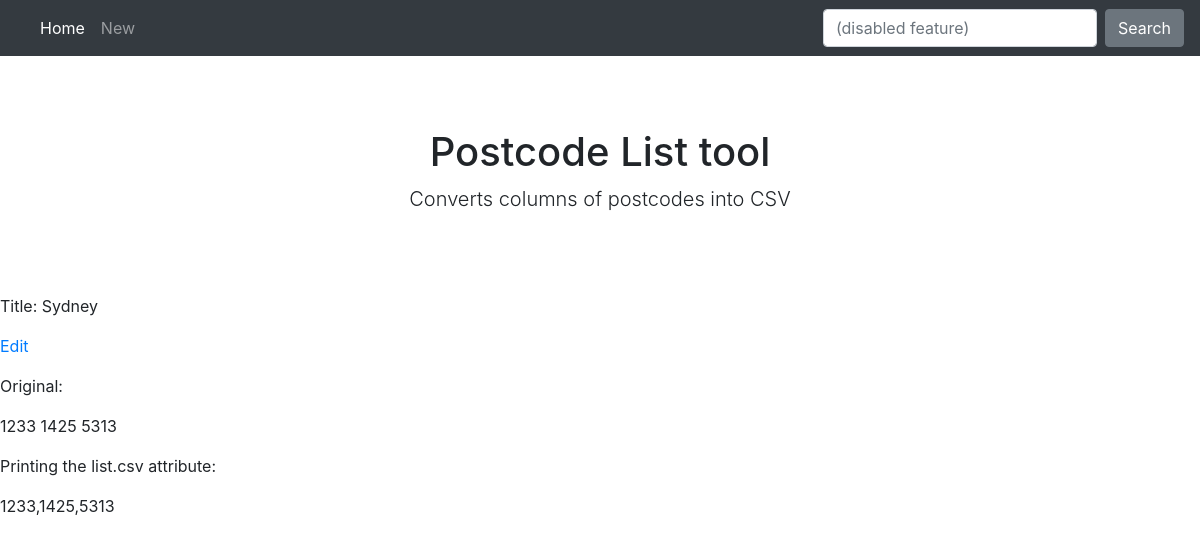
Page /list/45/ on the committed database.
### pc_tool/models.py (models this page shows, shortened)
class PostcodeList(models.Model):
    title = models.CharField(default="", max_length=100)
    text = models.TextField()
    csv = models.TextField(default="", blank=True)

### pc_tool/views.py (the view)
# urls.py: path('list/<int:pk>/', views.list_detail, name='list_detail'),
def list_detail(request, pk):
    list = get_object_or_404(PostcodeList, pk=pk)
    return render(request, 'pc_tool/list_detail.html', {'list': list})

### pc_tool/templates/pc_tool/list_detail.html (shortened to what this page needs)
{% extends 'pc_tool/base.html' %}
{% block content %}
<p>Title: {{ list.title }}</p>
<a href="{% url 'list_edit' pk=list.pk %}"> Edit </a>
<p>Original:</p>
<p>{{ list.text }}</p>
<p>Printing the list.csv attribute:</p>
<p>{{ list.csv }}</p>
{% endblock %}

### pc_tool/static/css/pc_tool.css (style rules this page uses)
body { padding-top: 5rem; }

### rows in the picture
PostcodeList: title "Sydney", text "1233 1425 5313", csv "1233,1425,5313"
